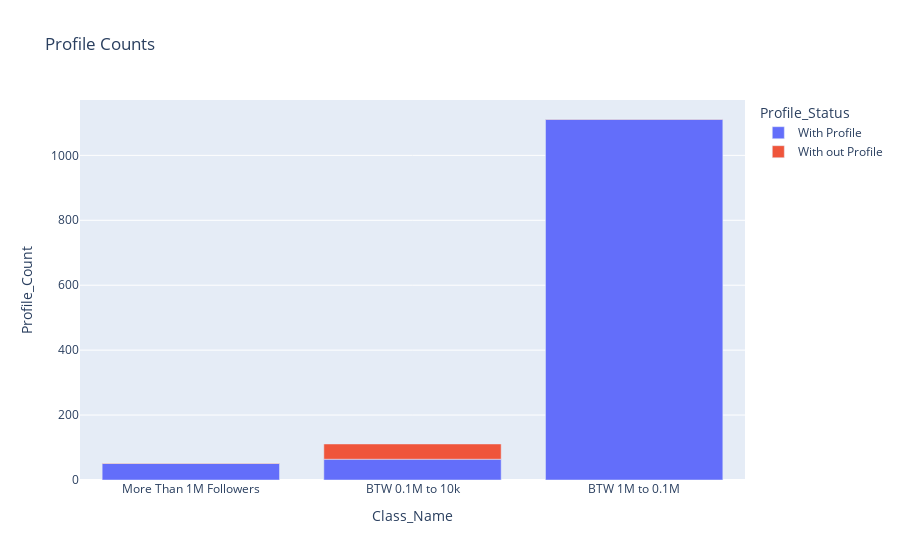

Write notebook code for a chart like this one.
### Markdown cell above
Above plot show distribution of each cluster againt the number of users they are following. **James Andrews (1.4M Followers, 2500 Following)** has Highest number of follwers and also following more users.

### Code cell
photo_url_dict = {'Class_Name':['More Than 1M Followers','BTW 1M to 0.1M','BTW 0.1M to 10k']*2,
                  'Profile_Status':['With Profile','With out Profile']*3,
                  'Profile_Count':[users_df.loc[users_1m_followers.index]['photo_url'].nunique(),users_df.loc[users_1m_followers.index]['photo_url'].isnull().sum(),
                                  users_df.loc[users_1m_less_followers.index]['photo_url'].nunique(),users_df.loc[users_1m_less_followers.index]['photo_url'].isnull().sum(),
                                  users_df.loc[users_less_lm_followers.index]['photo_url'].nunique(),users_df.loc[users_less_lm_followers.index]['photo_url'].isnull().sum()]
}
photo_url_df = pd.DataFrame.from_dict(photo_url_dict)

fig = px.bar(photo_url_df, x="Class_Name", y="Profile_Count", color="Profile_Status", title="Profile Counts")
fig.show()

### Figure 1 — Plotly figure (JSON) as saved in the notebook; plotly's stock layout.template omitted (floating-point values rounded to 4 significant figures)
{"data": [{"alignmentgroup": "True", "hovertemplate": "Profile_Status=With Profile<br>Class_Name=%{x}<br>Profile_Count=%{y}<extra></extra>", "legendgroup": "With Profile", "marker": {"color": "#636efa"}, "name": "With Profile", "offsetgroup": "With Profile", "orientation": "v", "showlegend": true, "textposition": "auto", "type": "bar", "x": ["More Than 1M Followers", "BTW 0.1M to 10k", "BTW 1M to 0.1M"], "xaxis": "x", "y": [51, 64, 1111], "yaxis": "y"}, {"alignmentgroup": "True", "hovertemplate": "Profile_Status=With out Profile<br>Class_Name=%{x}<br>Profile_Count=%{y}<extra></extra>", "legendgroup": "With out Profile", "marker": {"color": "#EF553B"}, "name": "With out Profile", "offsetgroup": "With out Profile", "orientation": "v", "showlegend": true, "textposition": "auto", "type": "bar", "x": ["BTW 1M to 0.1M", "More Than 1M Followers", "BTW 0.1M to 10k"], "xaxis": "x", "y": [1, 1, 47], "yaxis": "y"}], "layout": {"barmode": "relative", "legend": {"title": {"text": "Profile_Status"}, "tracegroupgap": 0}, "title": {"text": "Profile Counts"}, "xaxis": {"anchor": "y", "domain": [0, 1], "title": {"text": "Class_Name"}, "type": "category", "range": [-0.5, 2.5], "autorange": true}, "yaxis": {"anchor": "x", "domain": [0, 1], "title": {"text": "Profile_Count"}, "type": "linear", "range": [0, 1171.0], "autorange": true}, "autosize": true}}
